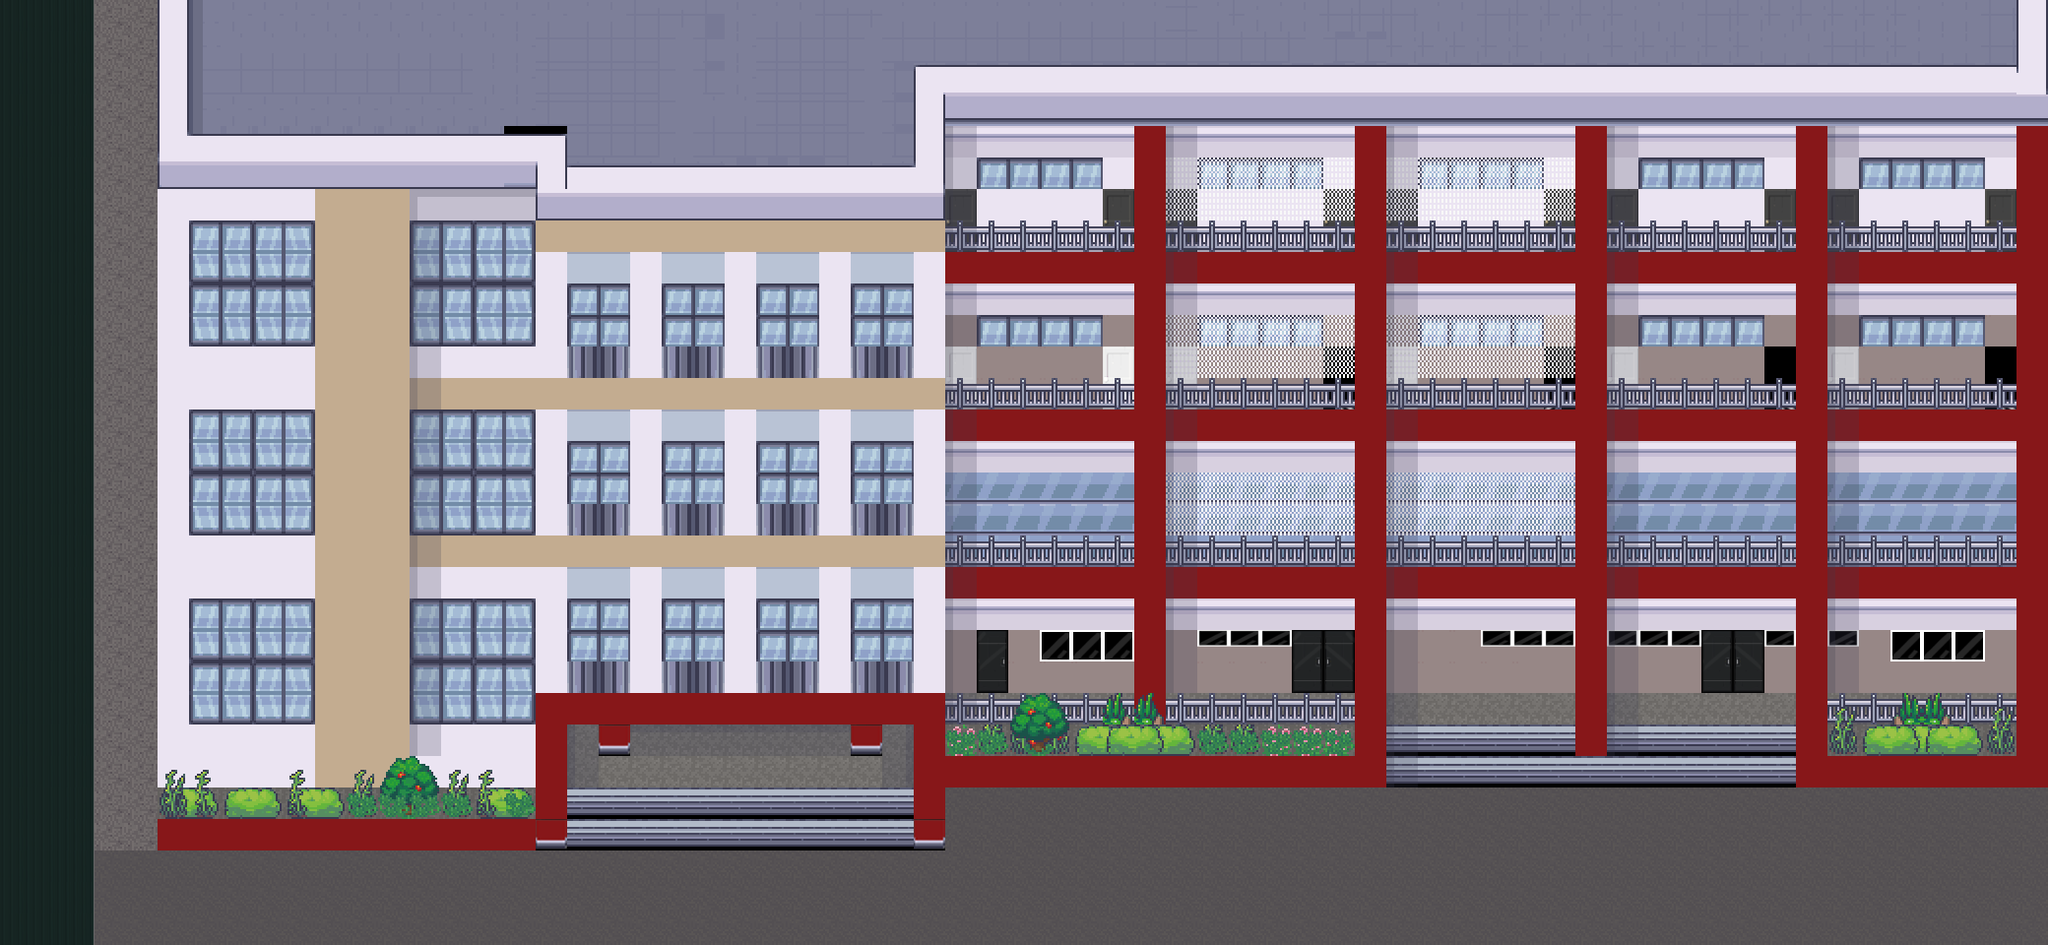

Below is a game level as drawn by its tile map, then a one-line description and the .tmx that defines it (tile-layer data replaced by summaries):
An orthogonal 65x30 tile map with 32x32 px tiles, 2 tile layers (Tile Layer 1, FOREGROUND_LAYER) and 9 objects.

<map version="1.10" tiledversion="1.10.2" orientation="orthogonal" renderorder="right-down" width="65" height="30" tilewidth="32" tileheight="32" infinite="0" nextlayerid="5" nextobjectid="14">
 <tileset firstgid="1" source="../../TSX FILES/ACADF.tsx" />
 <layer id="1" name="Tile Layer 1" width="65" height="30">
  <data>[1950 cells, 1860 non-empty, 1860 distinct tile ids]</data>
 </layer>
 <layer id="4" name="FOREGROUND_LAYER" width="65" height="30" opacity="0.48">
  <data>[1950 cells, 90 non-empty, 90 distinct tile ids]</data>
 </layer>
 <objectgroup id="2" name="COLLISION_LAYER">
  <object id="4" x="160" y="0" width="800" height="864" />
  <object id="5" x="960" y="0" width="1119.94" height="799.938" />
  <object id="6" x="-5.33333" y="0" width="10.6667" height="965.333" />
  <object id="8" x="2070" y="798" width="15" height="160" />
  <object id="9" x="96" y="-0.666667" width="66.6667" height="14.6667" />
  <object id="13" x="836" y="940" width="1262" height="38" />
 </objectgroup>
 <objectgroup id="3" name="EXIT_LAYER">
  <object id="2" x="-25.5151" y="948.243" width="122.847" height="19.7576">
   <properties>
    <property name="nextMap" value="GLE_F" />
    <property name="playerDirection" value="up" />
    <property name="playerX" type="float" value="1.5" />
    <property name="playerY" type="float" value="1" />
    <property name="type" value="exit" />
   </properties>
  </object>
  <object id="3" x="-0.6667" y="0.666667" width="98.6667" height="14.909">
   <properties>
    <property name="nextMap" value="ELEMF" />
    <property name="playerDirection" value="right" />
    <property name="playerX" type="float" value="100" />
    <property name="playerY" type="float" value="5.5" />
    <property name="type" value="exit" />
   </properties>
  </object>
  <object id="11" x="102.667" y="945.333" width="734.667" height="24">
   <properties>
    <property name="nextMap" value="GLE" />
    <property name="playerDirection" value="right" />
    <property name="playerX" type="float" value="2" />
    <property name="playerY" type="float" value="2" />
    <property name="type" value="exit" />
   </properties>
  </object>
 </objectgroup>
</map>
